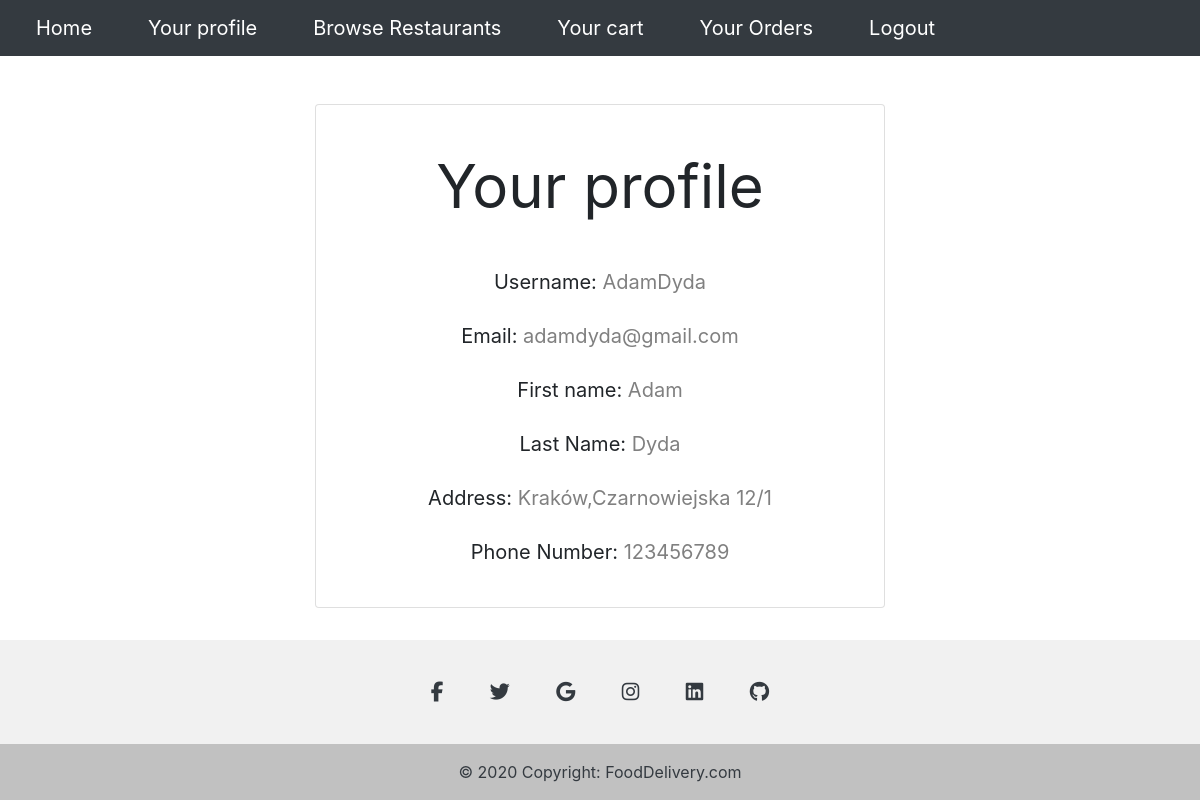
/home/profile/ (signed in), run on the app's committed database.
### Users/models.py (models this page shows)
class Customers(models.Model):
    user = models.ForeignKey(User, on_delete=models.CASCADE)
    first_name = models.CharField(max_length=50)
    last_name = models.CharField(max_length=50)
    address = models.ForeignKey(Address, on_delete=models.CASCADE)
    phone_number = models.CharField(max_length=9)

class Address(models.Model):
    city = models.CharField(max_length=50)
    street = models.CharField(max_length=100)
    building_number = models.IntegerField()
    flat_number = models.IntegerField(blank=True)

### Home/views.py (the view, shortened to what this page needs)
# urls.py: path('profile/',Home_views.profile,name='profile'),
@login_required()
def profile(request):
    group = request.user.groups.filter(user=request.user).first()
    if group.name == "Customers":
        customer = Customers.objects.filter(user = request.user).first()
        if customer:
            args = {'customer':customer,'to_fill':False}
        else:
            args = {'to_fill':True}
        return render(request,'Home/customerProfile.html',args)
    else:
        return redirect('home')

### Home/templates/Home/customerProfile.html (shortened to what this page needs)
{% extends "Home/base.html" %}
{% block content %}
<div class="container w-50">
    <div class="card mt-5 mx-auto text-center">
        <div class="card-body" style="font-size: 20px;">
            <p style="font-size: 60px;" class="p-3">Your profile</p>
            <p class="p-1">Username: <span style="color: grey;">{{user.username}}</span></p>
            <p class="p-1">Email: <span style="color: grey;">{{user.email}}</span></p>
            <p class="p-1">First name: <span style="color: grey;">{{customer.first_name}}</span></p>
            <p class="p-1">Last Name: <span style="color: grey;">{{customer.last_name}}</span></p>
            <p class="p-1">Address: <span style="color: grey;">{{customer.address.city}},{{customer.address.street}} {{customer.address.building_number}}/{{customer.address.flat_number}}</span></p>
            <p class="p-1" >Phone Number: <span style="color: grey;">{{customer.phone_number}}</span></p>
        </div>
    </div>
</div>
{% endblock content %}

### Home/static/Home/style.css (style rules this page uses)
body { font-family: 'Lato', sans-serif; }

### data on the page
Customers: first_name "Adam", last_name "Dyda", address.city "Kraków", address.street "Czarnowiejska", address.building_number "12", address.flat_number "1", phone_number "123456789"

### other printed values
{{ user.username }} "AdamDyda"
{{ user.email }} "adamdyda@gmail.com"
